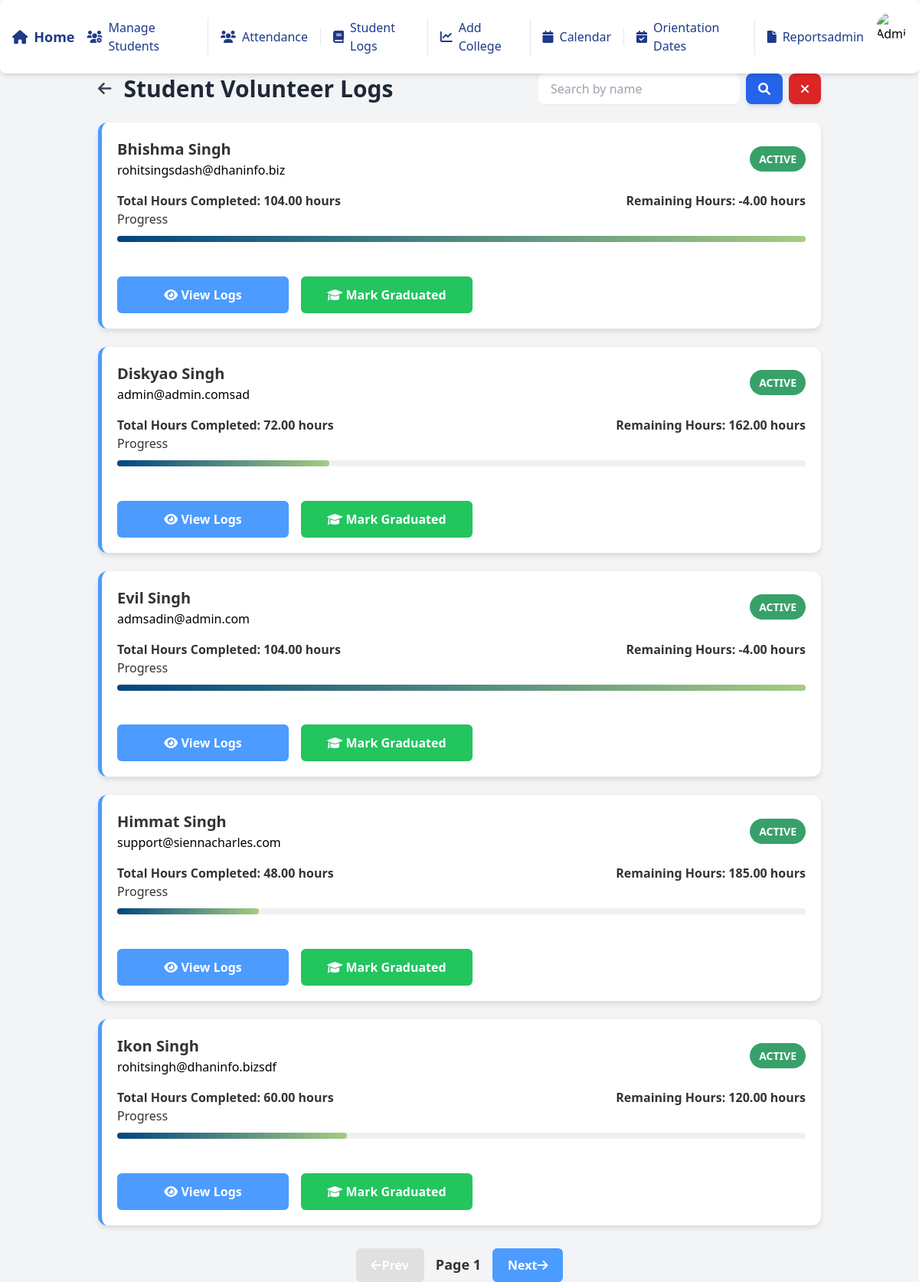
The app's page /student/logs/ (signed in), older data.
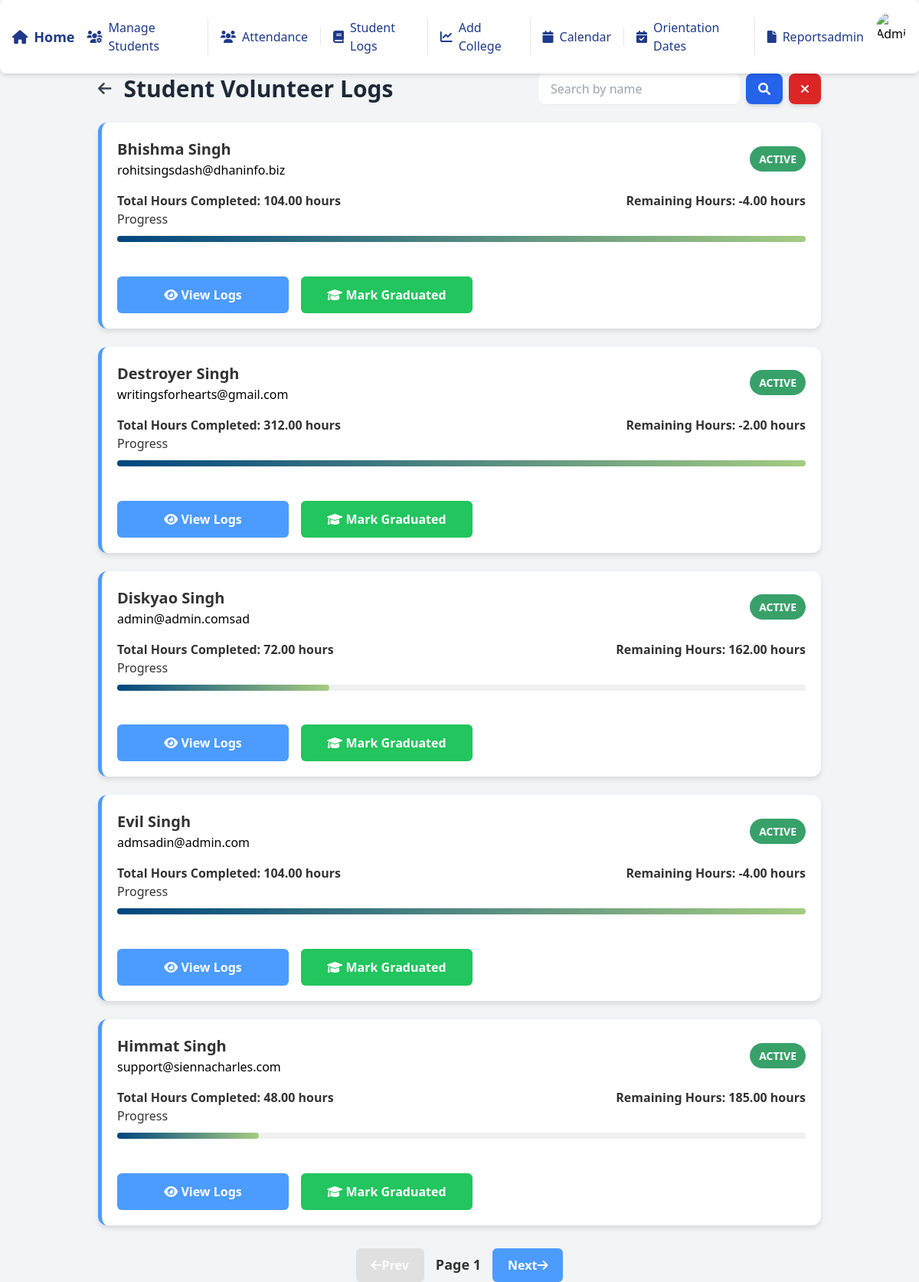
The same page, newer data.
### students/models.py (models this page shows, shortened)
class StudentProfile(models.Model):
    SHIFT_CHOICES = [
        ('Weekdays', 'Weekdays'),
        ('Weekends', 'Weekends'),
    ]
    WEEKDAYS_CHOICES = [
        ('Monday', 'Monday'),
        ('Tuesday', 'Tuesday'),
        ('Wednesday', 'Wednesday'),
        ('Thursday', 'Thursday'),
        ('Friday', 'Friday'),
    ]
    first_name = models.CharField(max_length=100)
    last_name = models.CharField(max_length=100)
    phone = models.CharField(max_length=15, default='')
    email = models.EmailField(unique=True)
    college_contact_person = models.EmailField(default='', blank=True)
    school = models.CharField(max_length=100)
    college = models.ForeignKey(College, on_delete=models.SET_NULL, null=True, blank=True)
    lchaim_training_completed = models.BooleanField(default=False)
    police_check = models.BooleanField(default=False)
    med_docs = models.BooleanField(default=False)
    hours_requested = models.IntegerField(null=True)
    hours_completed = models.PositiveIntegerField(default=0)
    shift_requested = models.CharField(max_length=10, choices=SHIFT_CHOICES)
    weekdays_selected = models.TextField(null=True, blank=True)
    assigned_shift = models.ForeignKey(Shift, on_delete=models.SET_NULL, null=True, blank=True, related_name="students")
    start_date = models.DateField(null=True)
    end_date = models.DateField(null=True)
    lchaim_orientation_date = models.ForeignKey(OrientationDate, on_delete=models.SET_NULL, null=True, blank=True)
    skills_book_completed = models.BooleanField(default=False)
    comments = models.TextField(blank=True, null=True)
    status = models.CharField(
        max_length=10,
        choices=[('Training', 'Training'), ('Graduated', 'Graduated')],
        default='Training'
    )

### students/views.py (the view)
    def wrap(request, *args, **kwargs):
        if not request.user.groups.filter(name='Admin').exists():
            return redirect('student_profile_list')
        return function(request, *args, **kwargs)

### students/views.py (called while the page is built)
def admin_required(function):
    def wrap(request, *args, **kwargs):
        if not request.user.groups.filter(name='Admin').exists():
            return redirect('student_profile_list')
        return function(request, *args, **kwargs)
    return wrap

### students/templates/student_logs.html (shortened to what this page needs)
<!DOCTYPE html>
<html lang="en">
<head>
    <script src="https://cdn.tailwindcss.com"></script>
    <link href="https://cdnjs.cloudflare.com/ajax/libs/font-awesome/5.15.4/css/all.min.css" rel="stylesheet">
</head>
<body class="bg-gray-100">
    {% include 'navbar.html' %}
    <div class="container mx-auto mt-24 px-4 lg:px-10">
        <div class="flex justify-between items-center mb-6">
            <div class="flex items-center">
                <a href="{% url 'student_profile_list' %}"
                    class="text-gray-700 hover:text-blue-600 transition duration-300 text-xl">
                    <i class="fas fa-arrow-left"></i>
                </a>
                <h1 class="text-3xl font-bold text-gray-800 ml-4">Student Volunteer Logs</h1>
            </div>
            <form method="get" class="flex items-center space-x-2">
                <input type="text" name="q" value="{{ query }}" placeholder="Search by name"
                    class="px-4 py-2 rounded-lg border-gray-300 shadow-sm focus:ring-blue-500 focus:border-blue-500">
                <button type="submit"
                    class="bg-blue-600 text-white px-4 py-2 rounded-lg shadow-md hover:bg-blue-700 transition duration-200">
                    <i class="fas fa-search"></i>
                </button>
                <button type="button" onclick="window.location.href='?'"
                    class="bg-red-600 text-white px-4 py-2 rounded-lg shadow-md hover:bg-red-500 transition duration-200">
                    <i class="fas fa-times"></i>
                </button>
            </form>
        </div>
        <div class="space-y-6" id="student-cards">
            {% for data in student_data %}
            <div class="card">
                <div class="card-header">
                    <div class="flex flex-col">
                    <div class="card-title">{{ data.student.first_name }} {{ data.student.last_name }}</div>
                    <div class="card-sub-title">{{ data.student.email }}</div>
                </div>
                    <div
                        class="status-label {% if data.status == 'Active' %}status-active{% else %}status-inactive{% endif %}">
                        {{ data.status }}
                    </div>
                </div>
                <div class="hours-wrapper">
                    <div class="hours-item">Total Hours Completed: {{ data.total_hours }} hours</div>
                    <div class="hours-item">Remaining Hours: {{ data.remaining_hours }} hours</div>
                </div>
                <div class="card-section">
                    <div class="section-header">Progress</div>
                    <div class="progress-bar-container">
                        <div class="progress-bar"
                            style="width: {% if data.progress_width > 100 %}100{% else %}{{ data.progress_width }}{% endif %}%;">
                        </div>
                    </div>
                </div>
                <div class="flex justify-content-center flex-row gap-4">
                <a href="{% url 'student_details' student_id=data.student.id %}" class="view-logs-btn w-56">
                    <i class="fas fa-eye"></i> View Logs
                </a>
                <button class="view-logs-btn w-56 bg-green-500 hover:bg-green-600" onclick="openModal({{ data.student.id }}, '{{ data.student.first_name }} {{ data.student.last_name }}')">
                    <i class="fas fa-graduation-cap"></i> Mark Graduated
                </button>
            </div>
            </div>
            {% endfor %}
        </div>
        <div class="pagination-container">
            <div class="pagination-wrapper">
                <button id="prev" class="pagination-btn" disabled>
                    <i class="fas fa-arrow-left"></i> Prev
                </button>
                <span id="page-info" class="pagination-info">Page 1</span>
                <button id="next" class="pagination-btn">
                    Next <i class="fas fa-arrow-right"></i>
                </button>
            </div>
        </div>
    </div>
</body>
</html>

Row changes from the older to the newer data that the page shows:
no longer on this page (row edited): StudentProfile: student.first_name "Ikon", student.last_name "Singh", student.email "rohitsingh@dhaninfo.bizsdf", status "ACTIVE", total_hours "60.00", remaining_hours "120.00", {{ data.progress_width }} 33.33 (drawn)
added StudentProfile: student.first_name "Destroyer", student.last_name "Singh", student.email "writingsforhearts@gmail.com", status "ACTIVE", total_hours "312.00", remaining_hours "-2.00"
